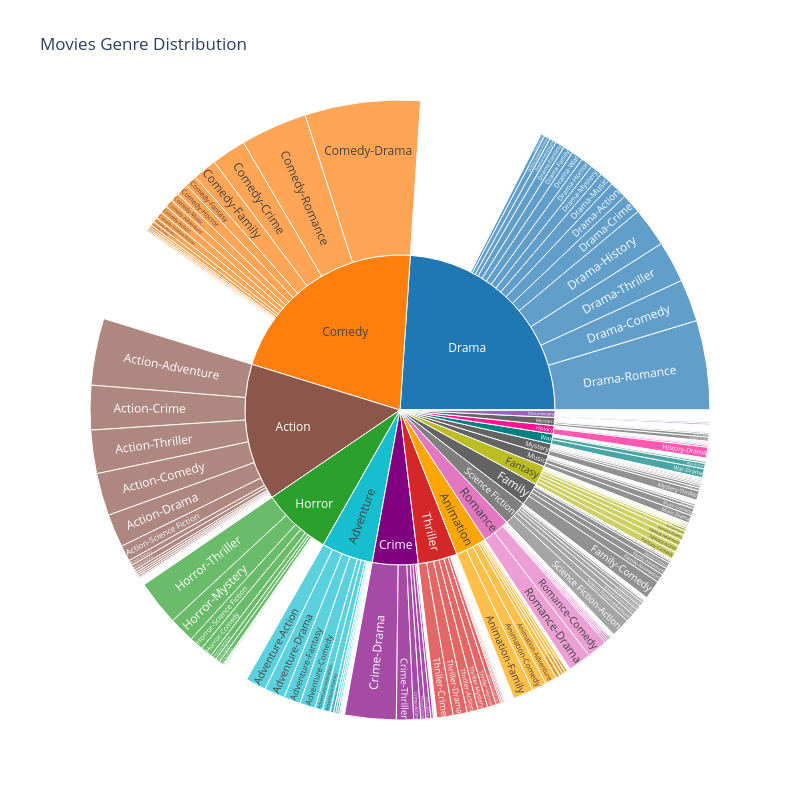

The cell this chart's notebook holds for it:
### Code cell
from collections import defaultdict
import plotly.graph_objects as go

# Create a copy of the 'genres' column to avoid modifying the original dataset
genres_copy = df['genres'].fillna('').str.split(',')

# Function to process genres and create hierarchical structure with movie titles
def process_genres(genres_series, titles_series):
    genre_hierarchy = defaultdict(lambda: defaultdict(list))
    for genres, title in zip(genres_series, titles_series):
        # Skip if title is NaN or not a string
        if pd.isna(title) or not isinstance(title, str):
            continue
        genres = [g.strip() for g in genres if g.strip()]
        if genres:
            main_genre = genres[0]
            genre_hierarchy[main_genre][''].append(title)
            if len(genres) > 1:
                subgenre = genres[1]
                genre_hierarchy[main_genre][subgenre].append(title)
    
    # Sort movie titles alphabetically for each genre and subgenre
    for main_genre in genre_hierarchy:
        for subgenre in genre_hierarchy[main_genre]:
            # Filter out any remaining non-string values before sorting
            genre_hierarchy[main_genre][subgenre] = sorted(
                [t for t in genre_hierarchy[main_genre][subgenre] if isinstance(t, str)]
            )
    
    return genre_hierarchy

# Process genres
genre_data = process_genres(genres_copy, df['title'])

# Prepare data for sunburst chart
labels = []
parents = []
values = []
colors = []
hover_text = []
color_map = {
    'Drama': '#1f77b4', 'Comedy': '#ff7f0e', 'Horror': '#2ca02c', 
    'Thriller': '#d62728', 'Documentary': '#9467bd', 'Action': '#8c564b',
    'Romance': '#e377c2', 'Science Fiction': '#7f7f7f', 'Fantasy': '#bcbd22',
    'Adventure': '#17becf', 'Animation': '#ffa500', 'Crime': '#800080',
    'War': '#008080', 'History': '#ff1493'
}
for main_genre, subgenres in genre_data.items():
    main_genre_count = len(subgenres[''])
    labels.append(main_genre)
    parents.append('')
    values.append(main_genre_count)
    colors.append(color_map.get(main_genre, '#636363'))
    # Limit hover text to first 20 movies to avoid huge tooltips
    hover_text.append("<br>".join(subgenres[''][:20]) + ("..." if len(subgenres['']) > 20 else ""))
    
    for subgenre, movies in subgenres.items():
        if subgenre:
            labels.append(f"{main_genre}-{subgenre}")
            parents.append(main_genre)
            values.append(len(movies))
            colors.append(color_map.get(main_genre, '#636363'))
            hover_text.append("<br>".join(movies[:20]) + ("..." if len(movies) > 20 else ""))

# Create sunburst chart
fig = go.Figure(go.Sunburst(
    labels=labels,
    parents=parents,
    values=values,
    branchvalues="total",
    marker=dict(colors=colors),
    hovertemplate='<b>%{label}</b><br><b>Movies:</b> %{value}<br><b>Percentage:</b> %{percentEntry:.0%}<br><b>Titles:</b><br>%{customdata}',
    customdata=hover_text,
    name=''
))

fig.update_layout(
    title="Movies Genre Distribution",
    width=800,
    height=800,
)

fig.show()

### Figure 1 — Plotly figure (JSON) as saved in the notebook; plotly's stock layout.template omitted (floating-point values rounded to 4 significant figures; data arrays with more than 128 entries replaced by an {"elided": "..."} marker saying what was removed)
{"data": [{"branchvalues": "total", "customdata": {"elided": "243 str values"}, "hovertemplate": "<b>%{label}</b><br><b>Movies:</b> %{value}<br><b>Percentage:</b> %{percentEntry:.0%}<br><b>Titles:</b><br>%{customdata}", "labels": {"elided": "243 str values"}, "marker": {"colors": {"elided": "243 str values"}}, "name": "", "parents": {"elided": "243 str values"}, "type": "sunburst", "values": {"elided": "243 int values"}}], "layout": {"height": 800, "title": {"text": "Movies Genre Distribution"}, "width": 800}}
